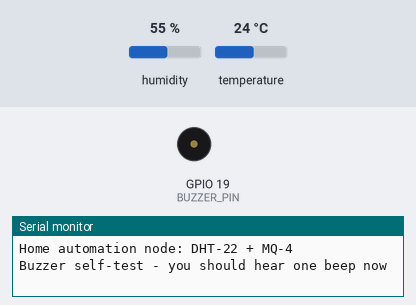
This program was run on a simulated ESP32. On the bench: buzzer (waves = sounding, pin HIGH), the last lines printed to the serial monitor. Inputs (shaded band) come from the test bench; at power-on: temperature 24 °C, humidity 55 %.

Above: at 0.1 s.
At 1.5 s:
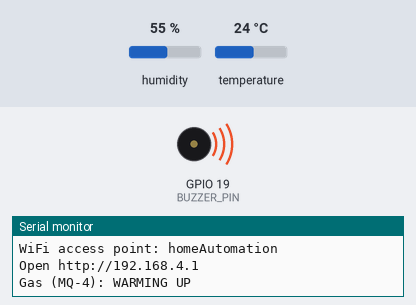
1.6 s: temperature set to 31 °C
5.8 s: temperature set to 31.9 °C
At 6.41 s:
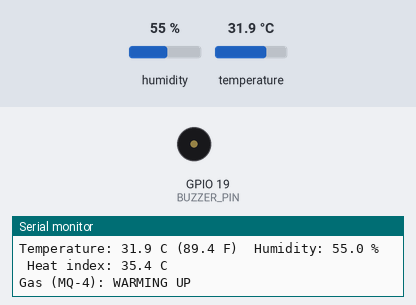
Timing chart, 0 to 15.3 s (numbered marks = the images above; inputs shaded):
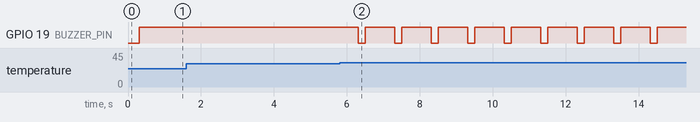

Measured:
- the behaviour switches between 31.4 and 31.5 °C on temperature (found by bisection; images 1 and 2)
- after the input at 5.8 s, GPIO 19 (BUZZER_PIN): alternates HIGH for 0.80 s and LOW for 0.20 s, starting after 0.51 s

The program:

main.cpp
```cpp
#include <Arduino.h>

#include <Buzzer.h>
#include <DhtSensor.h>
#include <GasSensor.h>
#include <WebUi.h>

#include "config.h"

DhtSensor dhtSensor(DHT_DATA_PIN, DHT_READ_INTERVAL_MS);
GasSensor gasSensor(MQ4_DIGITAL_PIN, MQ4_DO_ACTIVE_LOW,
                    MQ4_READ_INTERVAL_MS, MQ4_WARMUP_MS, MQ4_CLEAR_SAMPLES);
WebUi     webUi(WIFI_AP_SSID, WIFI_AP_PASSWORD, WEB_SERVER_PORT,
                WEB_POLL_INTERVAL_MS);
Buzzer    buzzer(BUZZER_PIN, BUZZER_ACTIVE_LOW, BUZZER_ON_MS, BUZZER_OFF_MS);

// Decide whether the over-temperature alarm should be sounding.
//
// The two thresholds differ on purpose (see config.h): above ON_C the buzzer
// starts, below OFF_C it stops, and in the band between them whatever it was
// already doing continues. A single threshold would chatter on a reading
// sitting right at the line.
void updateTemperatureAlarm(const DhtReading &reading) {
  if (!reading.valid) {
    // A failed read is not evidence the room got cooler, so an alarm already
    // sounding stays on. Leaving it as-is fails loud rather than silent.
    return;
  }
  const bool wasAlarming = buzzer.alarming();

  if (reading.temperatureC >= BUZZER_TEMP_ON_C) {
    buzzer.setAlarm(true);
  } else if (reading.temperatureC <= BUZZER_TEMP_OFF_C) {
    buzzer.setAlarm(false);
  }

  if (buzzer.alarming() != wasAlarming) {
    Serial.printf("Buzzer %s (%.1f C, on at %.1f / off at %.1f)\n",
                  buzzer.alarming() ? "ON" : "OFF",
                  reading.temperatureC,
                  BUZZER_TEMP_ON_C,
                  BUZZER_TEMP_OFF_C);
  }
}

void setup() {
  // First thing: park the buzzer pin. Until it is driven it floats, and a
  // floating input on an active-low module can sound the buzzer at power-up.
  buzzer.begin();

  Serial.begin(SERIAL_BAUD);
  while (!Serial && millis() < 2000) {
    // give the USB serial a moment to come up
  }

  Serial.println();
  Serial.println(F("Home automation node: DHT-22 + MQ-4"));

  if (BUZZER_SELFTEST_MS > 0) {
    Serial.println(F("Buzzer self-test - you should hear one beep now"));
    buzzer.selfTest(BUZZER_SELFTEST_MS);
  }

  dhtSensor.begin();
  gasSensor.begin();

  Serial.print(F("MQ-4 warming up for "));
  Serial.print(MQ4_WARMUP_MS / 1000UL);
  Serial.println(F(" s - no verdict until then"));

  if (webUi.begin()) {
    Serial.print(F("WiFi access point: "));
    Serial.println(F(WIFI_AP_SSID));
    Serial.print(F("Open http://"));
    Serial.println(webUi.ipAddress());
  } else {
    // The sensors keep logging to Serial even when the AP fails to start.
    Serial.println(F("WiFi access point failed to start"));
  }
}

void loop() {
  webUi.handleClient();

  // The beep pattern runs off millis(), so it must be serviced every pass -
  // not just on the loops where a sensor produced something new.
  buzzer.update();

  // Each sensor rate-limits itself, so poll both every pass and publish
  // whenever either produced something new.
  DhtReading dhtReading;
  GasReading gasReading;

  const bool freshDht = dhtSensor.read(dhtReading);
  const bool freshGas = gasSensor.read(gasReading);

  if (!freshDht && !freshGas) {
    return;
  }

  // Pair the new sample with the other sensor's most recent one, so the
  // verdict always sees a complete picture.
  webUi.update(dhtSensor.last(), gasSensor.last());

  if (freshDht) {
    updateTemperatureAlarm(dhtSensor.last());
    printDhtReading(dhtSensor.last(), Serial);
  }
  if (freshGas) {
    printGasReading(gasSensor.last(), Serial);
  }
}
```

config.h
```cpp
#pragma once

// Hardware / behaviour configuration for the home-automation node.
// Keep every board-specific number here so the libraries stay reusable.

// Serial console
#define SERIAL_BAUD 115200

// DHT-22 wiring (ESP32 / NodeMCU-32S)
//   VCC  -> 3V3
//   DATA -> GPIO 4  (10k pull-up resistor between DATA and 3V3)
//   GND  -> GND
#define DHT_DATA_PIN 4

// The DHT-22 needs ~2 s between readings, otherwise it returns a stale
// or failed value.
#define DHT_READ_INTERVAL_MS 2000UL

// ---------------------------------------------------------------------------
// MQ-4 methane / natural-gas sensor  (digital DO output)
// ---------------------------------------------------------------------------
//   VCC -> 5V   (the heater needs 5 V)
//   GND -> GND
//   DO  -> GPIO 18, THROUGH A DIVIDER - see below
//
// IMPORTANT: most MQ breakouts fit their own pull-up from DO to VCC, so with
// the module on 5 V the idle-HIGH level is 5 V. ESP32 pins are NOT 5 V
// tolerant. Drop it with a divider - 10k from DO to the GPIO, 20k from the
// GPIO to GND, giving ~3.3 V - or confirm with a meter that your board's DO
// idles at 3.3 V before wiring it straight in.
//
// This build reads the module's DIGITAL output, not AO. The ESP32 hands the
// ADC2 block to the WiFi radio, so analogRead on GPIO 2/4/15 returns 0 once
// the access point starts - and ADC1 (GPIO 32-39), the only WiFi-safe analog
// block, is not broken out on this board. DO avoids the ADC entirely.
//
// The trade-off: DO is a threshold crossing, so there is no graded reading and
// no raw number. Sensitivity is set by the trim pot on the module itself.
#define MQ4_DIGITAL_PIN 18

// Most MQ modules use an LM393 comparator that pulls DO LOW when gas exceeds
// the trim-pot threshold. Set to 0 if yours drives DO HIGH instead - check by
// watching the module's own indicator LED against the Serial output.
#define MQ4_DO_ACTIVE_LOW 1

// How often to poll the DO pin. Matching the web poll rate keeps the dashboard
// consistent; the MQ-4's own response time is seconds, so faster buys nothing.
#define MQ4_READ_INTERVAL_MS 2000UL

// The heater needs to reach temperature before readings mean anything. Until
// this has elapsed the sensor reports a "warming up" state instead of a
// verdict, so a cold sensor never shows a falsely reassuring "safe".
// The datasheet asks for 24 h+ of burn-in for a brand-new sensor; 30 s is the
// per-power-up warm-up.
#define MQ4_WARMUP_MS 30000UL

// Consecutive quiet samples required to leave the alarm state. Tripping is
// immediate; clearing waits this many reads, because a comparator sitting near
// its threshold chatters and a flickering gas alarm is worse than a slow one.
// At the interval above, 3 samples is about 6 s.
#define MQ4_CLEAR_SAMPLES 3

// --- Calibrating the trip point --------------------------------------------
// THIS MUST BE DONE ON THE HARDWARE - there is no threshold in software now.
//
// Power the board and let the MQ-4 warm up. In clean air, turn the module's
// trim pot until its DO indicator LED just switches off (Serial shows SAFE).
// Back it off slightly, then confirm with a real gas source - a brief puff
// from an UNLIT lighter - that it trips to GAS DETECTED and recovers.

// ---------------------------------------------------------------------------
// Buzzer  (active-low module)
// ---------------------------------------------------------------------------
//   VCC -> 5V   (or 3V3 - check the module; many work on either)
//   GND -> GND
//   I/O -> GPIO 19
//
// GPIO 19 is not a strapping pin, which matters here: a buzzer line held at
// the wrong level while the ESP32 boots can stop it starting. Avoid 2, 5 and
// 15 for this.
#define BUZZER_PIN 19

// Pulling the signal pin LOW sounds this buzzer. Set to 0 for active-high.
#define BUZZER_ACTIVE_LOW 1

// Beep pattern while the alarm is on: sound for ON_MS, silence for OFF_MS.
// Intermittent beeping carries further than a continuous tone.
#define BUZZER_ON_MS  200UL
#define BUZZER_OFF_MS 800UL

// Beep once at boot to prove the buzzer is wired correctly, before any sensor
// is involved. Set to 0 once you are happy with the wiring.
#define BUZZER_SELFTEST_MS 300UL

// --- Over-temperature alarm ------------------------------------------------
// Start beeping at or above this temperature.
#define BUZZER_TEMP_ON_C 31.5f

// Stop again at or below this one. The half-degree gap is hysteresis: without
// it, a reading hovering at exactly 31.5 would switch the buzzer on and off
// every couple of seconds.
#define BUZZER_TEMP_OFF_C 31.0f

// ---------------------------------------------------------------------------
// WiFi access point
// ---------------------------------------------------------------------------
// The ESP32 creates its own network; no router is involved. Connect a phone or
// laptop to this SSID, then open http://192.168.4.1 in a browser.
#define WIFI_AP_SSID     "homeAutomation"
#define WIFI_AP_PASSWORD "22321041"   // WPA2 requires at least 8 characters

// HTTP port for the built-in web server.
#define WEB_SERVER_PORT 80

// How often the browser polls the ESP32 for a fresh reading, in milliseconds.
// Keep this at or above DHT_READ_INTERVAL_MS - polling faster only returns the
// same cached sample.
#define WEB_POLL_INTERVAL_MS 2000
```
